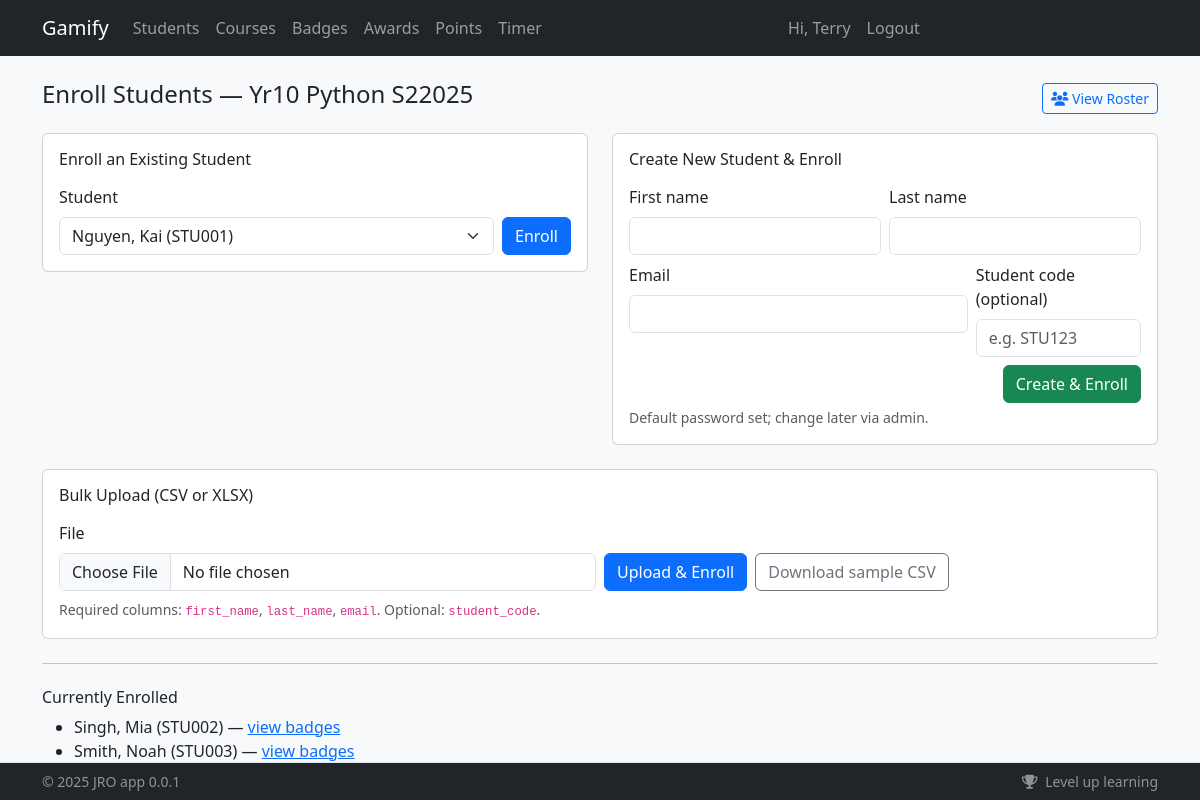
Page /courses/2/enroll (signed in) on the committed database.
### app/models/user.py (models this page shows, shortened)
class User(db.Model):
    __tablename__ = "users"
    id = db.Column(db.Integer, primary_key=True)
    student_code = db.Column(db.String(32), unique=True, nullable=True)
    email = db.Column(db.String(255), unique=True, nullable=False, index=True)
    first_name = db.Column(db.String(100), nullable=False)
    last_name = db.Column(db.String(100), nullable=False)
    password_hash = db.Column(db.String(255), nullable=False)
    registered_method = db.Column(db.String(20), nullable=False, default="site")  # site|bulk
    created_at = db.Column(db.DateTime, default=lambda: datetime.now(timezone.utc))
    avatar = db.Column(db.String(255), nullable=True)
    is_active = db.Column(db.Boolean, default=True, nullable=False)
    issued_badges = db.relationship(
        "Badge",
        backref="creator",
        lazy=True,
        foreign_keys="Badge.created_by_id",
    )
    attendances = db.relationship(
        "Attendance",
        foreign_keys="Attendance.student_id",
        back_populates="student",
        cascade="all, delete-orphan",
    )
    marked_attendances = db.relationship(
        "Attendance",
        foreign_keys="Attendance.marked_by_user_id",
        back_populates="marked_by",
    )
    roles = db.relationship("Role", secondary="user_roles", backref="users")
    groups = db.relationship("Group", secondary="user_groups", backref="users")
    @property
    def role(self):
        """Returns the user's primary role name."""
        if self.roles:
            return self.roles[0].name
        return "student"

### app/models/course.py (models this page shows)
class Course(db.Model):
    __tablename__ = "courses"
    id = db.Column(db.Integer, primary_key=True)
    name = db.Column(db.String(200), nullable=False)
    semester = db.Column(db.String(20), nullable=False)  # "S1" | "S2" | "FULL"
    year = db.Column(db.Integer, nullable=False)
    created_at = db.Column(db.DateTime, default=lambda: datetime.now(timezone.utc))
    students = db.relationship("User", secondary=Enrollment, backref="courses", lazy="dynamic")
    __table_args__ = (
        db.UniqueConstraint("name", "semester", "year", name="uq_course_term"),
        db.Index("ix_course_term", "year", "semester"),
        db.Index("ix_course_created_at", "created_at"),
    )

### app/routers/courses/routes.py (the view)
@router.get("/{course_id}/enroll", response_class=HTMLResponse, name="courses.enroll")
def enroll_form(
    course_id: int,
    request: Request,
    current_user: User | AnonymousUser = Depends(require_user),
    session: Session = Depends(get_db),
):
    course = session.get(Course, course_id)
    if not course:
        raise HTTPException(status_code=404, detail="Course not found")
    students = (
        session.query(User)
        .join(User.roles)
        .filter(Role.name == "student")
        .order_by(User.last_name, User.first_name)
        .all()
    )
    enrolled_students = sorted(course.students, key=lambda s: (s.last_name.lower(), s.first_name.lower()))
    return render_template(
        "courses/enroll.html",
        {
            "request": request,
            "course": course,
            "students": students,
            "enrolled_students": enrolled_students,
            "current_user": current_user,
        },
    )

### app/templates/courses/enroll.html (shortened to what this page needs)
{% extends "base.html" %}
{% block content %}
<div class="d-flex justify-content-between align-items-center mb-3">
  <h1 class="h4">Enroll Students — {{ course.name }} {{ course.semester }}{{ course.year }}</h1>
  <a class="btn btn-sm btn-outline-primary" href="{{ url_for('courses.students_in_course', course_id=course.id) }}">
    <i class="fa fa-users"></i> View Roster
  </a>
</div>
<div class="row g-4">
  <div class="col-lg-6">
    <div class="card">
      <div class="card-body">
        <h2 class="h6 mb-3">Enroll an Existing Student</h2>
        <form method="post" class="d-flex gap-2 align-items-end">
          <div class="flex-grow-1">
            <label class="form-label">Student</label>
            <select class="form-select" name="user_id">
              {% for s in students %}
                <option value="{{ s.id }}">{{ s.last_name }}, {{ s.first_name }} ({{ s.student_code or '—' }})</option>
              {% endfor %}
            </select>
          </div>
          <button class="btn btn-primary">Enroll</button>
        </form>
      </div>
    </div>
  </div>
  <div class="col-lg-6">
    <div class="card">
      <div class="card-body">
        <h2 class="h6 mb-3">Create New Student & Enroll</h2>
        <form method="post" class="row g-2">
          <div class="col-md-6">
            <label class="form-label">First name</label>
            <input class="form-control" name="first_name" required>
          </div>
          <div class="col-md-6">
            <label class="form-label">Last name</label>
            <input class="form-control" name="last_name" required>
          </div>
          <div class="col-md-8">
            <label class="form-label">Email</label>
            <input class="form-control" type="email" name="email" required>
          </div>
          <div class="col-md-4">
            <label class="form-label">Student code (optional)</label>
            <input class="form-control" name="student_code" placeholder="e.g. STU123">
          </div>
          <div class="col-12 d-flex justify-content-end">
            <button class="btn btn-success">Create & Enroll</button>
          </div>
          <div class="text-muted small mt-1">Default password set; change later via admin.</div>
        </form>
      </div>
    </div>
  </div>
  <div class="col-12">
    <div class="card">
      <div class="card-body">
        <h2 class="h6 mb-3">Bulk Upload (CSV or XLSX)</h2>
        <form method="post" enctype="multipart/form-data" class="row g-2 align-items-end">
          <div class="col-md-6">
            <label class="form-label">File</label>
            <input type="file" class="form-control" name="file" accept=".csv,.xlsx,.xls" required>
          </div>
          <div class="col-md-6 d-flex gap-2">
            <button class="btn btn-primary">Upload & Enroll</button>
            <a class="btn btn-outline-secondary" href="{{ url_for('courses.enroll_template') }}">
              Download sample CSV
            </a>
          </div>
          <div class="col-12">
            <div class="text-muted small">
              Required columns: <code>first_name</code>, <code>last_name</code>, <code>email</code>. Optional: <code>student_code</code>.
            </div>
          </div>
        </form>
      </div>
    </div>
  </div>
</div>
<hr class="my-4">
<h2 class="h6">Currently Enrolled</h2>
<ul>
  {% for s in enrolled_students %}
    <li>
      {{ s.last_name }}, {{ s.first_name }} ({{ s.student_code or '—' }})
      — <a href="{{ url_for('students.detail', user_id=s.id) }}">view badges</a>
    </li>
  {% else %}
    <li class="text-muted">No one yet.</li>
  {% endfor %}
</ul>
{% endblock %}

### app/templates/base.html (shortened to what this page needs)
<!doctype html>
<html lang="en">
  <head>
    <link href="https://cdn.jsdelivr.net/npm/bootstrap@5.3.3/dist/css/bootstrap.min.css" rel="stylesheet">
    <link href="https://cdnjs.cloudflare.com/ajax/libs/font-awesome/6.5.2/css/all.min.css" rel="stylesheet">
    <link rel="stylesheet" href="{{ url_for('static', filename='css/main.css') }}">
    {% from "_macros.html" import csrf %}
  </head>
  <body class="bg-light">
    <nav class="navbar navbar-expand-lg navbar-dark bg-dark">
      <div class="container">
        <a class="navbar-brand" href="/">Gamify</a>
        <div class="collapse navbar-collapse" id="nav">
          <ul class="navbar-nav me-auto">
            <li class="nav-item"><a class="nav-link" href="/students/">Students</a></li>
            <li class="nav-item"><a class="nav-link" href="/courses/">Courses</a></li>
            <li class="nav-item"><a class="nav-link" href="/badges/">Badges</a></li>
            <li class="nav-item"><a class="nav-link" href="/awards/">Awards</a></li>
            <li class="nav-item"><a class="nav-link" href="/points/adjust">Points</a></li>
            <li class="nav-item"><a class="nav-link" href="/timer">Timer</a></li>
          </ul>
          <ul class="navbar-nav me-auto">
            {% if current_user.is_authenticated %}
              <li class="nav-item"><span class="nav-link">Hi, {{ current_user.first_name }}</span></li>
              <li class="nav-item"><a class="nav-link btn-lilo" href="/auth/logout">Logout</a></li>
            {% else %}
              <li class="nav-item"><a class="nav-link" href="/auth/login">Login</a></li>
            {% endif %}
          </ul>
        </div>
      </div>
    </nav>
    <main class="container py-4">
      {% block content %}{% endblock %}
    </main>
    <footer id="app-footer" class="app-footer fixed-bottom bg-dark text-white-50 border-top">
      <div class="container py-2 d-flex flex-wrap justify-content-between small">
        <span>&copy; {{ 2025 }} {{config.AUTHOR}} {{config.APP_NAME}} {{config.APP_VERSION}}</span>
        <span>
          <i class="fa fa-trophy me-1"></i> Level up learning
        </span>
      </div>
    </footer>
  </body>
</html>

### app/templates/base.html (style rules this page uses)
main { padding-bottom: 80px; }
.app-footer { z-index: 1030; }

### rows in the picture
User: first_name "Terry"
Course: name "Yr10 Python", semester "S2", year "2025"
User: last_name "Singh", first_name "Mia", student_code "STU002"
User: last_name "Smith", first_name "Noah", student_code "STU003"

### other values in the picture
{{ 2025 }} "2025"
{{ config.AUTHOR }} "JRO"
{{ config.APP_NAME }} "app"
{{ config.APP_VERSION }} "0.0.1"
form field user_id "Nguyen, Kai (STU001)"
